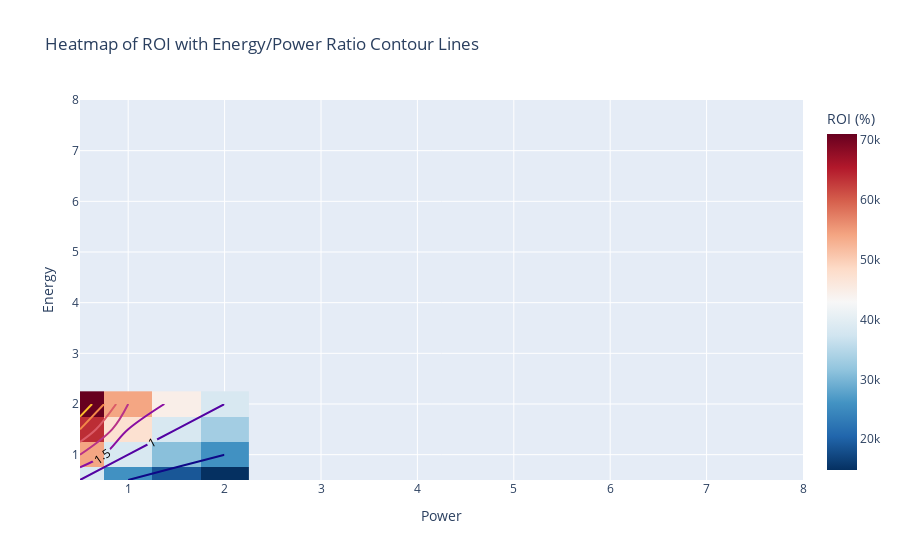

The notebook cell saved with this chart:
### Code cell
import pandas as pd
import numpy as np
import plotly.graph_objects as go

# Calculating Energy/Power ratio for the contour plot
df['Ratio'] = df['Energy'] / df['Power']
pivot_ratio = df.pivot(index="Energy", columns="Power", values="Ratio")

# Data for the heatmap
z = pivot_df.values
x = pivot_df.columns
y = pivot_df.index

# Creating the heatmap with contour lines
fig = go.Figure()

# Add heatmap
fig.add_trace(go.Heatmap(
    z=z,
    x=x,
    y=y,
    colorscale='RdBu',
    reversescale=True,  # High values red, low values blue
    colorbar=dict(title='ROI (%)'),
    zmin=np.min(z),  # Define the range of z for better contrast
    zmax=np.max(z)
))

# Add contour lines for the Energy/Power ratio with text labels
fig.add_trace(go.Contour(
    z=pivot_ratio.values,
    x=pivot_df.columns,
    y=pivot_df.index,
    showscale=False,  # Hide the scale for contour lines
    contours=dict(
        coloring='lines',
        showlabels=True,  # Enable labels on contours
        labelfont=dict(size=12, color='black'),  # Customize the font of the labels
        start=0.5,  # Starting value for contour lines
        end=4,     # Ending value for contour lines
        size=0.5   # Interval between contour lines
    ),
    line=dict(color='black', width=2),
    # ncontours=50  # Increase the number of contour lines

))

# Adding titles and labels, and setting axis ranges to start from 1
fig.update_layout(
    title='Heatmap of ROI with Energy/Power Ratio Contour Lines',
    xaxis=dict(title='Power', range=[0.5, 8]),
    yaxis=dict(title='Energy', range=[0.5, 8])
)

# Display the figure
fig.show()

### Figure 1 — Plotly figure (JSON) as saved in the notebook; plotly's stock layout.template omitted (floating-point values rounded to 4 significant figures)
{"data": [{"colorbar": {"title": {"text": "ROI (%)"}}, "colorscale": [[0, "rgb(103,0,31)"], [0.1, "rgb(178,24,43)"], [0.2, "rgb(214,96,77)"], [0.3, "rgb(244,165,130)"], [0.4, "rgb(253,219,199)"], [0.5, "rgb(247,247,247)"], [0.6, "rgb(209,229,240)"], [0.7, "rgb(146,197,222)"], [0.8, "rgb(67,147,195)"], [0.9, "rgb(33,102,172)"], [1, "rgb(5,48,97)"]], "reversescale": true, "type": "heatmap", "x": [0.5, 1, 1.5, 2], "y": [0.5, 1, 1.5, 2], "z": [[38400.0, 25810.0, 18880.0, 14830.0], [54060.0, 38390.0, 31100.0, 25810.0], [63790.0, 47410.0, 38390.0, 33180.0], [71050.0, 54070.0, 44710.0, 38390.0]], "zmax": 71050.0, "zmin": 14830.0}, {"contours": {"coloring": "lines", "end": 4, "labelfont": {"color": "black", "size": 12}, "showlabels": true, "size": 0.5, "start": 0.5}, "line": {"color": "black", "width": 2}, "showscale": false, "type": "contour", "x": [0.5, 1, 1.5, 2], "y": [0.5, 1, 1.5, 2], "z": [[1, 0.5, 0.3333, 0.25], [2, 1, 0.6667, 0.5], [3, 1.5, 1, 0.75], [4, 2, 1.333, 1]]}], "layout": {"title": {"text": "Heatmap of ROI with Energy/Power Ratio Contour Lines"}, "xaxis": {"range": [0.5, 8], "title": {"text": "Power"}}, "yaxis": {"range": [0.5, 8], "title": {"text": "Energy"}}}}
